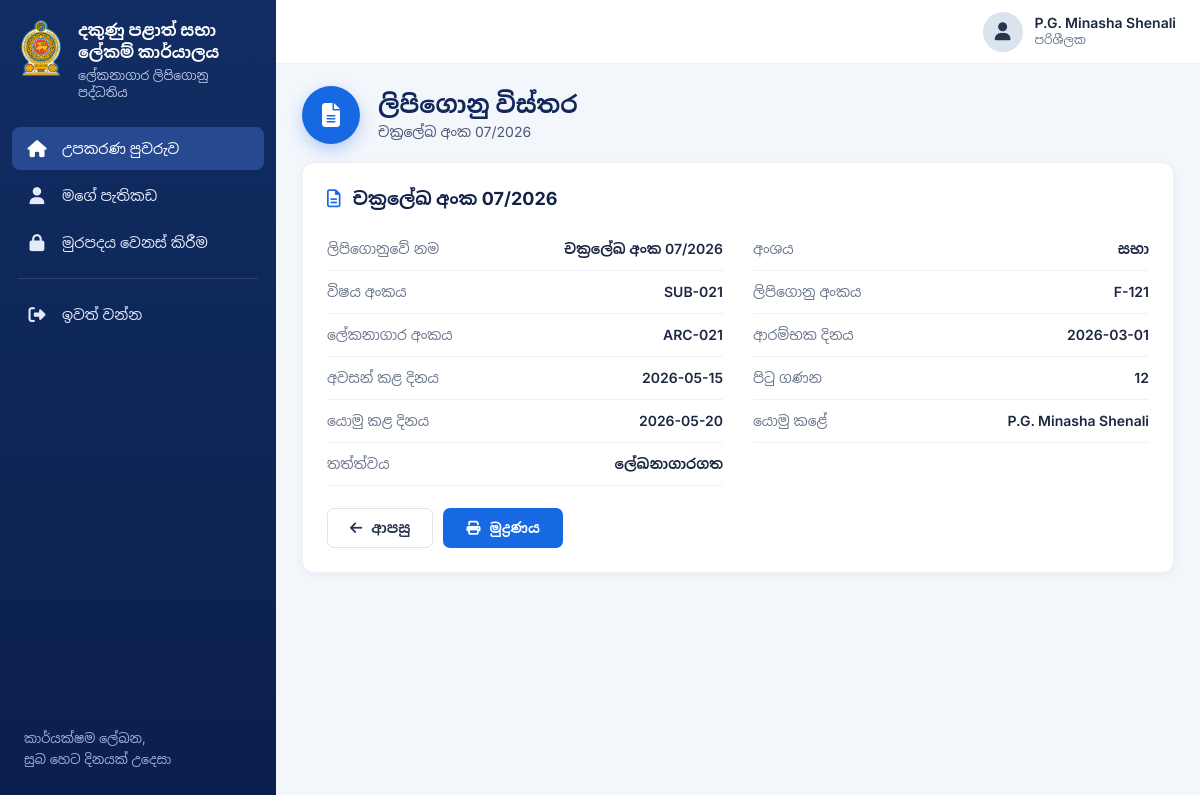
Screenshot of /view_file.php?id=4 (signed in) with the database file from the repository.
### tables this page shows
CREATE TABLE users (
    id             INT AUTO_INCREMENT PRIMARY KEY,
    full_name      VARCHAR(150) NOT NULL,
    nic            VARCHAR(15)  NOT NULL UNIQUE,
    email          VARCHAR(150) NOT NULL UNIQUE,
    designation    VARCHAR(120) NOT NULL,
    subject_number VARCHAR(40)  NOT NULL,
    role           ENUM('user','admin','subject') NOT NULL DEFAULT 'user',
    department     ENUM('ආයතන','සභා','ගිණුම්') NOT NULL,
    username       VARCHAR(60)  NOT NULL UNIQUE,
    password_hash  VARCHAR(255) NOT NULL,
    status         ENUM('pending','active','disabled') NOT NULL DEFAULT 'pending',
    created_at     TIMESTAMP DEFAULT CURRENT_TIMESTAMP
);

CREATE TABLE archive_files (
    id             INT AUTO_INCREMENT PRIMARY KEY,
    submitted_by   INT NOT NULL,
    submit_date    DATE NOT NULL,
    subject_number VARCHAR(40)  NOT NULL,
    department     ENUM('ආයතන','සභා','ගිණුම්') NOT NULL,
    file_number    VARCHAR(60)  NOT NULL,
    file_name      VARCHAR(255) NOT NULL,
    start_date     DATE NOT NULL,
    end_date       DATE NOT NULL,
    page_count     INT NOT NULL,
    archive_number VARCHAR(60) NULL UNIQUE,
    status         ENUM('pending','archived','rejected') NOT NULL DEFAULT 'pending',
    reviewed_by    INT NULL,
    reviewed_at    DATETIME NULL,
    created_at     TIMESTAMP DEFAULT CURRENT_TIMESTAMP,
    INDEX (department), INDEX (subject_number), INDEX (status),
    FOREIGN KEY (submitted_by) REFERENCES users(id),
    FOREIGN KEY (reviewed_by)  REFERENCES users(id)
);

### config.php (called while the page is built, shortened)
<?php
function e($s) { return htmlspecialchars((string)$s, ENT_QUOTES, 'UTF-8'); }
function flash_get(): ?array { $f = $_SESSION['flash'] ?? null; unset($_SESSION['flash']); return $f; }
function require_login(PDO $pdo): array {
    $st = $pdo->prepare('SELECT * FROM users WHERE id = ? AND status = "active"');
    $st->execute([$_SESSION['user_id']]);
    $u = $st->fetch();
    return $u;
}

### view_file.php (the view, shortened to what this page needs)
<?php
require __DIR__ . '/config.php';
$user = require_login($pdo);
$st = $pdo->prepare('SELECT f.*, u.full_name AS submitter FROM archive_files f JOIN users u ON u.id = f.submitted_by WHERE f.id = ?');
$st->execute([(int)($_GET['id'] ?? 0)]);
$f = $st->fetch();
$labels = ['pending' => 'බලාපොරොත්තුවෙන්', 'archived' => 'ලේඛනාගාරගත', 'rejected' => 'ප්‍රතික්ෂේප කළා'];
$pageTitle = 'ලිපිගොනු විස්තර'; $activeNav = 'dashboard'; $pageIcon = 'fa-file-lines';
$pageHeading = 'ලිපිගොනු විස්තර'; $pageSub = $f['file_name'];
include __DIR__ . '/includes/header.php';
$rows = [
    'ලිපිගොනුවේ නම' => $f['file_name'], 'අංශය' => $f['department'], 'විෂය අංකය' => $f['subject_number'],
    'ලිපිගොනු අංකය' => $f['file_number'], 'ලේකනාගාර අංකය' => $f['archive_number'] ?? '-', 'ආරම්භක දිනය' => $f['start_date'],
    'අවසන් කළ දිනය' => $f['end_date'], 'පිටු ගණන' => $f['page_count'], 'යොමු කළ දිනය' => $f['submit_date'],
    'යොමු කළේ' => $f['submitter'], 'තත්ත්වය' => $labels[$f['status']],
];
?>
        <section class="card">
            <h3><i class="fa-regular fa-file-lines"></i> <?= e($f['file_name']) ?></h3>
            <dl class="details">
                <?php foreach ($rows as $k => $v): ?><div><dt><?= e($k) ?></dt><dd><?= e($v) ?></dd></div><?php endforeach; ?>
            </dl>
            <div class="actions no-print">
                <a class="btn btn-outline" href="javascript:history.back()"><i class="fa-solid fa-arrow-left"></i> ආපසු</a>
                <button class="btn btn-primary" onclick="window.print()"><i class="fa-solid fa-print"></i> මුද්‍රණය</button>
            </div>
        </section>
<?php include __DIR__ . '/includes/footer.php'; ?>

### includes/header.php (shortened to what this page needs)
<?php
$dash = ROLE_PAGES[$user['role']];
$nav = [
    'dashboard' => [$dash,                'fa-house',              'උපකරණ පුවරුව'],
    'profile'   => ['profile.php',         'fa-user',               'මගේ පැතිකඩ'],
    'password'  => ['change_password.php', 'fa-lock',               'මුරපදය වෙනස් කිරීම'],
];
?>
<!DOCTYPE html>
<html lang="si">
<head>
<link rel="stylesheet" href="https://cdnjs.cloudflare.com/ajax/libs/font-awesome/6.5.2/css/all.min.css">
<link rel="stylesheet" href="assets/css/dashboard.css">
</head>
<body>
<aside class="sidebar">
    <div class="brand">
        <img src="logo.webp" alt="" onerror="this.style.display='none';this.nextElementSibling.style.display='flex'">
        <div>
            <h1>දකුණු පළාත් සභා<br>ලේකම් කාර්යාලය</h1>
            <p>ලේකනාගාර ලිපිගොනු පද්ධතිය</p>
        </div>
    </div>
    <nav class="nav">
        <?php foreach ($nav as $key => [$href, $icon, $label]): ?>
            <a href="<?= e($href) ?>" class="<?= $activeNav === $key ? 'active' : '' ?>"><i class="fa-solid <?= $icon ?>"></i> <?= $label ?></a>
        <?php endforeach; ?>
        <div class="sep"></div>
        <a href="logout.php"><i class="fa-solid fa-right-from-bracket"></i> ඉවත් වන්න</a>
    </nav>
    <div class="tagline">කාර්යක්ෂම ලේඛන,<br>සුබ හෙට දිනයක් උදෙසා</div>
</aside>
<div class="main">
    <header class="topbar">
        <div class="user">
            <div class="avatar"><i class="fa-solid fa-user"></i></div>
            <div><div class="nm"><?= e($user['full_name']) ?></div><div class="rl"><?= e(ROLE_LABELS[$user['role']]) ?></div></div>
        </div>
    </header>
    <main class="content">
        <div class="page-head">
            <div class="ico"><i class="fa-solid <?= e($pageIcon) ?>"></i></div>
            <div><h2><?= e($pageHeading) ?></h2><p><?= e($pageSub) ?></p></div>
        </div>

### assets/css/dashboard.css (style rules this page uses)
:root { --navy:#0f2a5c;--blue:#1668e3;--blue-d:#0f55c4;--bg:#f3f6fb;--line:#dfe5ee;--text:#1c2740;--muted:#6b778c;--ok:#1b8a4b;--warn:#b7791f;--err:#c0392b }
* { box-sizing:border-box;margin:0;padding:0 }
body { font-family:'Inter','Noto Sans Sinhala',sans-serif;background:var(--bg);color:var(--text);font-size:14px;display:flex;min-height:100vh }
a { text-decoration:none;color:inherit }
.sidebar { width:276px;flex-shrink:0;background:linear-gradient(180deg,#112d63,#0b1f4d);color:#fff;display:flex;flex-direction:column;position:sticky;top:0;height:100vh }
.brand { display:flex;gap:14px;padding:20px 18px 26px }
.brand img { width:46px;height:auto;max-height:56px;object-fit:contain;flex-shrink:0 }
.brand h1 { font-size:16px;line-height:1.35;font-weight:700 }
.brand p { font-size:12.5px;color:#b9c6e2;margin-top:4px }
.nav { padding:0 12px;display:flex;flex-direction:column;gap:4px }
.nav a { display:flex;align-items:center;gap:14px;padding:12px 14px;border-radius:8px;font-size:14.5px;color:#e3eaf8;font-weight:500 }
.nav a i { width:22px;text-align:center;font-size:17px }
.nav a.active { background:#27498f;color:#fff }
.nav .sep { height:1px;background:rgba(255,255,255,.12);margin:10px 6px }
.tagline { margin-top:auto;padding:0 24px 30px;font-size:13px;color:#9fb0d6;line-height:1.6 }
.main { flex:1;min-width:0 }
.topbar { height:64px;background:#fff;border-bottom:1px solid #eef1f6;display:flex;align-items:center;justify-content:space-between;padding:0 24px }
.user { display:flex;align-items:center;gap:12px;margin-left:auto }
.avatar { width:40px;height:40px;border-radius:50%;background:#dbe3ef;display:flex;align-items:center;justify-content:center;color:#2a3550;font-size:18px }
.user .nm { font-weight:600;line-height:1.2 }
.user .rl { font-size:12px;color:var(--muted) }
.content { padding:22px 26px 44px }
.page-head { display:flex;align-items:center;gap:18px;margin-bottom:18px }
.page-head .ico { width:58px;height:58px;border-radius:50%;background:var(--blue);color:#fff;display:flex;align-items:center;justify-content:center;font-size:24px;box-shadow:0 6px 16px rgba(22,104,227,.28) }
.page-head h2 { font-size:24px;color:#12285a }
.page-head p { color:#4a5873;margin-top:3px }
.card { background:#fff;border:1px solid #eef1f6;border-radius:12px;padding:24px;box-shadow:0 2px 8px rgba(20,40,90,.05);margin-bottom:20px }
.card h3 { display:flex;align-items:center;gap:12px;font-size:18px;color:#14224a }
.card h3 i { color:var(--blue) }
.actions { display:flex;gap:10px;margin-top:22px;flex-wrap:wrap }
.btn { display:inline-flex;align-items:center;justify-content:center;gap:9px;height:40px;padding:0 22px;border-radius:7px;font:inherit;font-weight:600;cursor:pointer;border:1px solid transparent;transition:.15s }
.btn-primary { background:var(--blue);color:#fff }
.btn-outline { background:#fff;border-color:var(--line);color:#2a3550 }
.details { display:grid;grid-template-columns:repeat(2,1fr);gap:0 30px;margin-top:18px }
.details div { padding:12px 0;border-bottom:1px solid #eef1f6;display:flex;justify-content:space-between;gap:16px }
.details dt { color:var(--muted) }
.details dd { font-weight:600;text-align:right }

### rows the page displays
users: full_name "P.G. Minasha Shenali", role "පරිශීලක"
archive_files: file_name "චක්‍රලේඛ අංක 07/2026", department "සභා", subject_number "SUB-021", file_number "F-121", archive_number "ARC-021", start_date "2026-03-01", end_date "2026-05-15", page_count "12", submit_date "2026-05-20", submitted_by.full_name "P.G. Minasha Shenali"

### other values shown
$label "උපකරණ පුවරුව"
$label "මගේ පැතිකඩ"
$label "මුරපදය වෙනස් කිරීම"
$pageHeading "ලිපිගොනු විස්තර"
$k "ලිපිගොනුවේ නම"
$k "අංශය"
$k "විෂය අංකය"
$k "ලිපිගොනු අංකය"
$k "ලේකනාගාර අංකය"
$k "ආරම්භක දිනය"
$k "අවසන් කළ දිනය"
$k "පිටු ගණන"
$k "යොමු කළ දිනය"
$k "යොමු කළේ"
$k "තත්ත්වය"
